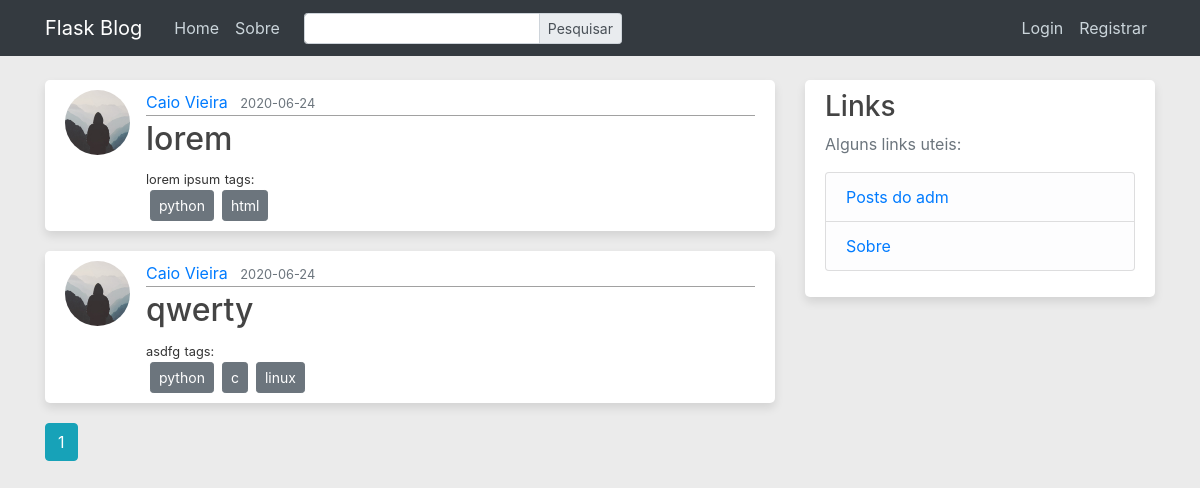
The page /home on the database its author committed.
### flaskblog/models.py (models this page shows, shortened)
class Post(db.Model):
    id = db.Column(
        db.Integer,
        primary_key=True
    )
    title = db.Column(
        db.String(100),
        nullable=False
    )
    description = db.Column(db.String(200))
    date_posted = db.Column(
        db.DateTime,
        nullable=False,
        default=datetime.utcnow
    )
    content = db.Column(
        db.Text,
        nullable=False
    )
    tags = db.Column(
        db.String(30)
    )
    user_id = db.Column(
        db.Integer,
        db.ForeignKey('user.id'),
        nullable=False
    )
    comments = db.relationship(
        'Comment',
        backref='post',
        lazy=True
    )

class User(db.Model, UserMixin):
    id = db.Column(
        db.Integer,
        primary_key=True
    )
    username = db.Column(
        db.String(25),
        unique=True,
        nullable=False
    )
    email = db.Column(
        db.String(125),
        unique=True,
        nullable=False
    )
    image_file = db.Column(
        db.String(20),
        nullable=False,
        default='default.jpg'
    )
    password = db.Column(
        db.String(60),
        nullable=True
    )
    posts = db.relationship(
        'Post',
        backref='author',
        lazy=True
    )
    comments = db.relationship(
        'Comment',
        backref='author',
        lazy=True
    )

### flaskblog/main/routes.py (the view)
@main.route('/')
@main.route('/home')
def home():
    page = request.args.get('page', 1, type=int)
    posts = Post.query.order_by(
        Post.date_posted.desc()
    ).paginate(
        per_page=6,
        page=page
    )
    return render_template('home.html', posts=posts)

### flaskblog/main/forms.py
class SearchForm(FlaskForm):
    search_term = StringField('Pesquisar', validators=[DataRequired()])
    submit = SubmitField('Pesquisar')

### flaskblog/posts/routes.py (called while the page is built)
@posts.before_app_request
def before_request():
    g.search_form = SearchForm()
    if g.search_form.validate_on_submit():
        return redirect(
            url_for('main.search', tags=g.search_form.search_term.data.lower())
        )

### flaskblog/templates/home.html (shortened to what this page needs)
{% from 'layouts.html' import post_container %}
{% extends 'layout.html' %}
{% block content %}
{% for post in posts.items %}
{{ post_container(post=post) }}
{% endfor %}
{% for page_num in posts.iter_pages(left_edge=1, right_edge=1, left_current=1, right_current=2) %}
{% if page_num %}
{% if posts.page == page_num %}
<a class="btn btn-info mb-4" href="{{ url_for('main.search', tags=tags,page=page_num) }}">{{ page_num }}</a>
{% else %}
<a class="btn btn-outline-info mb-4" href="{{ url_for('main.search', tags=tags,page=page_num) }}">{{ page_num }}</a>
{% endif %}
{% else %}
...
{% endif %}
{% endfor %}
{% endblock content %}

### flaskblog/templates/layouts.html (shortened to what this page needs)
{% macro post_container(post, show_content=False) %}
<article class="media content-section">
    <img class="rounded-circle article-img" src="{{ url_for('static', filename='profile_pics/' + post.author.image_file) }}" alt="" />
    <div class="media-body">
        <div class="article-metadata">
            <a class="mr-2" href="{{ url_for('users.user_posts', username=post.author.username) }}">{{ post.author.username }}</a>
            <small class="text-muted">{{ post.date_posted.strftime('%Y-%m-%d') }}</small>
        </div>
        {% if show_content %}
        <h2 class="article-title">{{ post.title }}</h2>
        {% else %}
        <h2><a class="article-title" href="{{ url_for('posts.post', post_id=post.id) }}">{{ post.title }}</a></h2>
        {% endif %}
        <small class="article-content">{{ post.description }}</small>
        {% if post.tags %}
        <small>tags:</small>
        <br>
        <div class="btn-group" role="group">
            {% for tag in post.tags.split(' ') %}
            <form action="{{ url_for('main.search', tags=tag) }}" class="ml-1 mr-1" >
                <button type="submit" class="btn btn-secondary btn-sm">{{ tag.lower() }}</button>
            </form>
            {% endfor %}
        </div>
        {% endif %}
    </div>
</article>
{% endmacro %}

### flaskblog/static/main.css (style rules this page uses)
body { background: #ebebeb; color: #333333; margin-top: 5rem; }
h1, h2, h3, h4, h5, h6 { color: #444444; }
.content-section { background: #ffffff; padding: 10px 20px; box-shadow: 0px 5px 10px 0px rgba(0, 0, 0, 0.1); border-radius: 5px; margin-bottom: 20px; }
.article-title { color: #444444; }
.article-content { white-space: pre-line; }
.article-img { height: 65px; width: 65px; margin-right: 16px; }
.article-metadata { padding-bottom: 1px; margin-bottom: 4px; border-bottom: 1px solid #a1a1a1; }

### rows shown on the page
Post: image_file (placeholder picture), author.username "Caio Vieira", date_posted "2020-06-24", title "lorem", description "lorem ipsum", lower "python" "html"
Post: image_file (placeholder picture), author.username "Caio Vieira", date_posted "2020-06-24", title "qwerty", description "asdfg", lower "python" "c" "linux"

### other values the page prints
{{ page_num }} "1"
